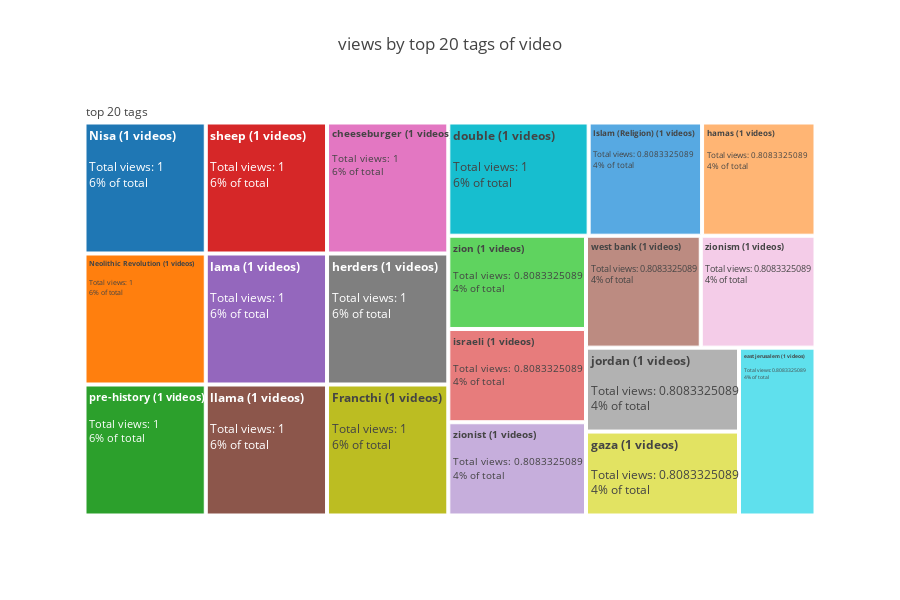

The code cell stored with this chart in its notebook:
### Code cell
import plotly
import plotly.graph_objects as go

top_20_tag = by_tag.head(20)

fig = go.Figure()
labels = (top_20_tag.tag.astype(str) + ' (' + top_20_tag['Count'].astype(str) + ' videos)').values
fig.add_treemap(labels=labels, 
                parents=['top 20 tags' for i in range(len(top_20_tag))], 
                values=top_20_tag['Views'],
                texttemplate='<b>%{label}</b><br><br>Total views: %{value}<br>%{percentParent} of total')
fig.layout.template = 'none'
fig.layout.height = 600
fig.layout.title = ' views by top 20 tags of video'
fig

### Figure 1 — Plotly figure (JSON) as saved in the notebook; plotly's stock layout.template omitted (floating-point values rounded to 4 significant figures)
{"data": [{"labels": ["Nisa (1 videos)", "Neolithic Revolution (1 videos)", "pre-history (1 videos)", "sheep (1 videos)", "lama (1 videos)", "llama (1 videos)", "cheeseburger (1 videos)", "herders (1 videos)", "Francthi (1 videos)", "double (1 videos)", "Islam (Religion) (1 videos)", "hamas (1 videos)", "zion (1 videos)", "israeli (1 videos)", "zionist (1 videos)", "west bank (1 videos)", "zionism (1 videos)", "jordan (1 videos)", "gaza (1 videos)", "east jerusalem (1 videos)"], "parents": ["top 20 tags", "top 20 tags", "top 20 tags", "top 20 tags", "top 20 tags", "top 20 tags", "top 20 tags", "top 20 tags", "top 20 tags", "top 20 tags", "top 20 tags", "top 20 tags", "top 20 tags", "top 20 tags", "top 20 tags", "top 20 tags", "top 20 tags", "top 20 tags", "top 20 tags", "top 20 tags"], "texttemplate": "<b>%{label}</b><br><br>Total views: %{value}<br>%{percentParent} of total", "type": "treemap", "values": [1, 1, 1, 1, 1, 1, 1, 1, 1, 1, 0.8083, 0.8083, 0.8083, 0.8083, 0.8083, 0.8083, 0.8083, 0.8083, 0.8083, 0.8083]}], "layout": {"height": 600, "title": {"text": " views by top 20 tags of video"}}}
